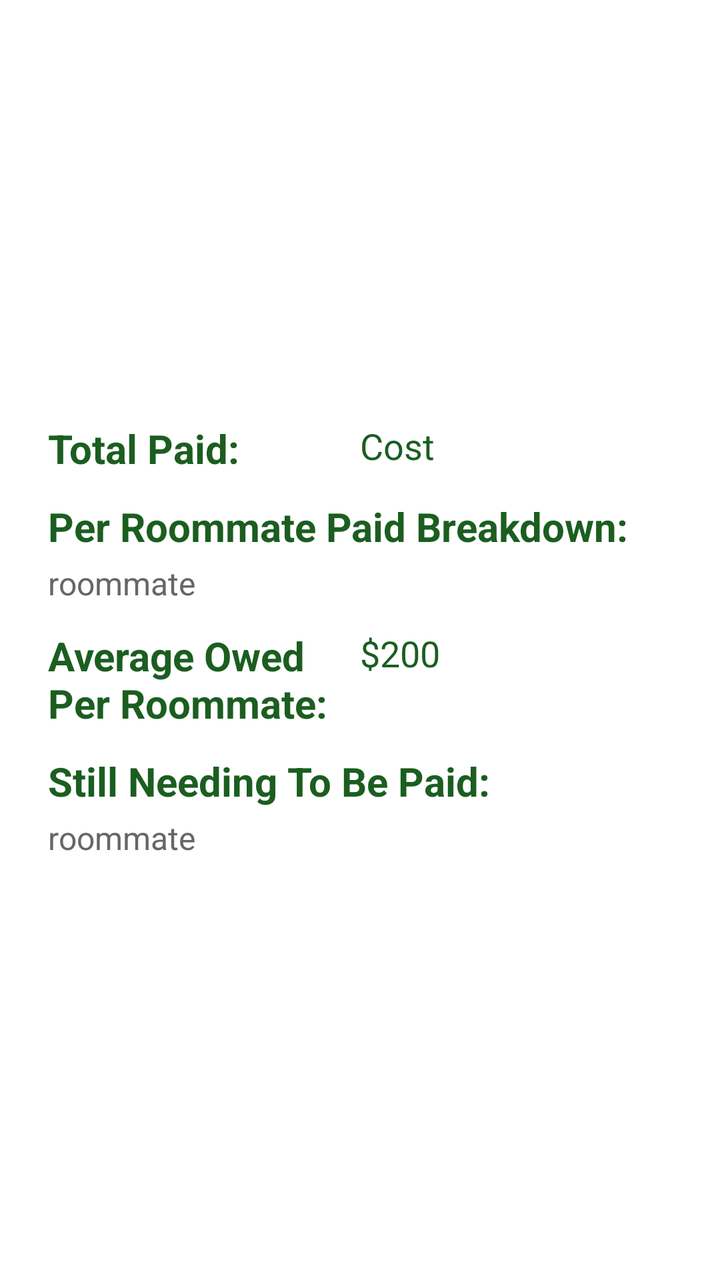
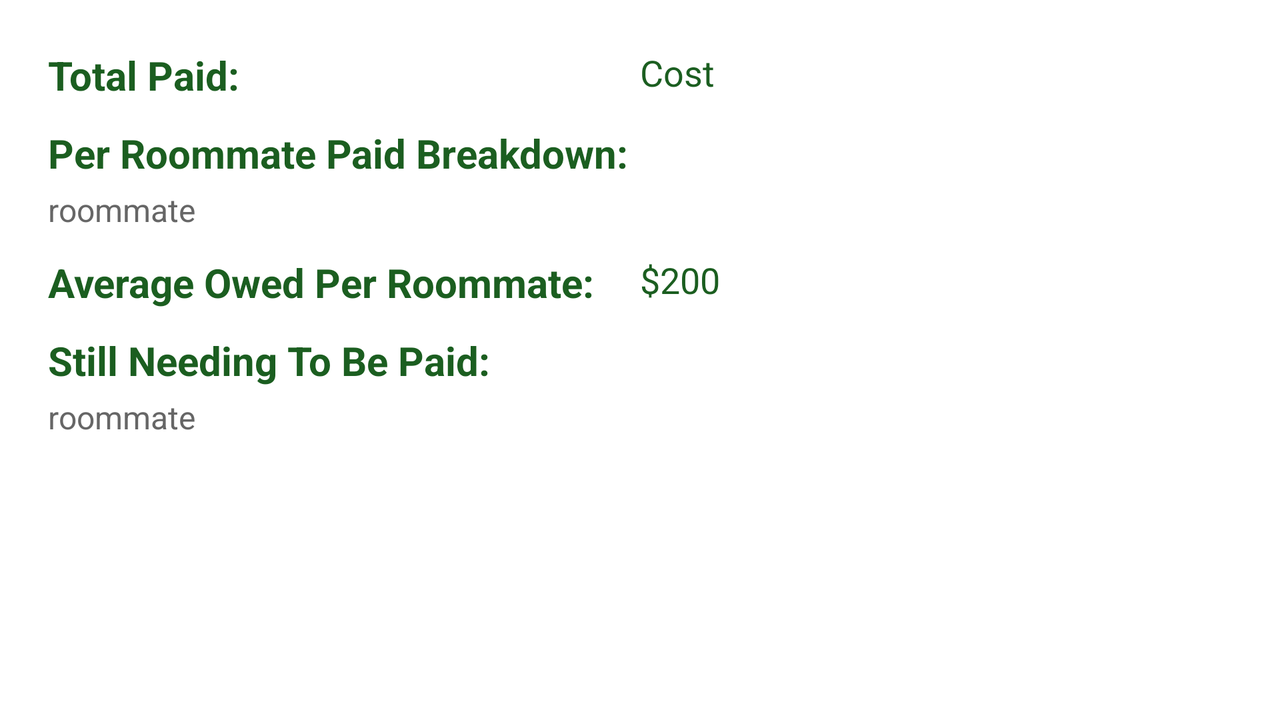

One screen, two layout resources from the same app: the default and the repository's alternative for another configuration. Each is rendered where Android would select it; the XML of both is given below.
<!-- AndroidManifest.xml: application theme Base.Theme.RoommateShoppingApp -->
<!-- res/layout/settle_cost_dialog.xml -->
<?xml version="1.0" encoding="utf-8"?>
<androidx.constraintlayout.widget.ConstraintLayout xmlns:android="http://schemas.android.com/apk/res/android"
    xmlns:app="http://schemas.android.com/apk/res-auto"
    xmlns:tools="http://schemas.android.com/tools"
    android:layout_width="match_parent"
    android:layout_height="match_parent"
    android:padding="24dp">

    <TextView
        android:id="@+id/text1"
        android:layout_width="0dp"
        android:layout_height="wrap_content"
        android:text="Total Paid: "
        android:textSize="20sp"
        android:textStyle="bold"
        app:layout_constraintBottom_toTopOf="@+id/text3"
        app:layout_constraintEnd_toStartOf="@+id/text2"
        app:layout_constraintStart_toStartOf="parent"
        app:layout_constraintTop_toTopOf="parent"
        app:layout_constraintVertical_chainStyle="packed" />

    <TextView
        android:id="@+id/text2"
        android:layout_width="0dp"
        android:layout_height="wrap_content"
        android:gravity="end"
        android:text="Cost"
        android:textAlignment="viewStart"
        android:textSize="18sp"
        app:layout_constraintEnd_toEndOf="parent"
        app:layout_constraintStart_toEndOf="@+id/text1"
        app:layout_constraintTop_toTopOf="@+id/text1" />

    <TextView
        android:id="@+id/text3"
        android:layout_width="match_parent"
        android:layout_height="wrap_content"
        android:layout_marginTop="12dp"
        android:text="Per Roommate Paid Breakdown:"
        android:textSize="20sp"
        android:textStyle="bold"
        app:layout_constraintBottom_toTopOf="@+id/text4"
        app:layout_constraintTop_toBottomOf="@+id/text1"
        tools:layout_editor_absoluteX="24dp" />

    <TextView
        android:id="@+id/text4"
        android:layout_width="match_parent"
        android:layout_height="wrap_content"
        android:layout_marginTop="4dp"
        android:text="roommate"
        android:textColor="#666666"
        android:textSize="16sp"
        app:layout_constraintBottom_toTopOf="@+id/text5"
        app:layout_constraintTop_toBottomOf="@+id/text3"
        tools:layout_editor_absoluteX="24dp" />

    <TextView
        android:id="@+id/text5"
        android:layout_width="0dp"
        android:layout_height="wrap_content"
        android:layout_marginTop="12dp"
        android:text="Average Owed Per Roommate:"
        android:textSize="20sp"
        android:textStyle="bold"
        app:layout_constraintBottom_toTopOf="@+id/text7"
        app:layout_constraintEnd_toStartOf="@+id/text6"
        app:layout_constraintStart_toStartOf="parent"
        app:layout_constraintTop_toBottomOf="@+id/text4" />

    <TextView
        android:id="@+id/text6"
        android:layout_width="0dp"
        android:layout_height="wrap_content"
        android:gravity="end"
        android:text="$200"
        android:textAlignment="viewStart"
        android:textSize="18sp"
        app:layout_constraintEnd_toEndOf="parent"
        app:layout_constraintStart_toEndOf="@+id/text5"
        app:layout_constraintTop_toTopOf="@+id/text5" />

    <TextView
        android:id="@+id/text7"
        android:layout_width="match_parent"
        android:layout_height="wrap_content"
        android:layout_marginTop="12dp"
        android:text="Still Needing To Be Paid:"
        android:textSize="20sp"
        android:textStyle="bold"
        app:layout_constraintBottom_toTopOf="@+id/text8"
        app:layout_constraintTop_toBottomOf="@+id/text5"
        tools:layout_editor_absoluteX="24dp" />

    <TextView
        android:id="@+id/text8"
        android:layout_width="match_parent"
        android:layout_height="wrap_content"
        android:layout_marginTop="4dp"
        android:text="roommate"
        android:textColor="#666666"
        android:textSize="16sp"
        app:layout_constraintBottom_toBottomOf="parent"
        app:layout_constraintTop_toBottomOf="@+id/text7"
        tools:layout_editor_absoluteX="24dp" />

</androidx.constraintlayout.widget.ConstraintLayout>
<!-- resources referenced by this layout -->
<resources>
  <style name="Base.Theme.RoommateShoppingApp" parent="Theme.MaterialComponents.DayNight.DarkActionBar">
          
          
          
          <item name="colorPrimary">@color/green</item>
          <item name="colorPrimaryVariant">@color/green_dark</item>
          <item name="colorOnPrimary">@color/white</item>
  
          
          <item name="colorSecondary">@color/green_dark</item>
          <item name="colorSecondaryVariant">@color/green_dark</item>
          <item name="colorOnSecondary">@color/black</item>
  
          
          <item name="colorControlActivated">@color/green_dark</item>
  
          
          <item name="android:statusBarColor" tools:targetApi="l">?attr/colorPrimaryVariant</item>
  
          <item name="android:windowBackground">@color/white</item>
          <item name="android:editTextColor">@color/green</item>
  
          <item name="colorOnBackground">@color/green</item>
          <item name="colorSurface">@color/green</item>
  
          <item name="android:textColorPrimary">@color/green</item>
          <item name="android:textColorSecondary">@color/green</item>
          <item name="android:textColorTertiary">@color/green</item>
          <item name="android:textColorLink">@color/green_dark</item>
          <item name="android:textColorHint">@color/green_light</item>
  
          <item name="android:backgroundDimAmount">0.6</item>
          <item name="android:backgroundDimEnabled">true</item>
      </style>
  <color name="green">#1B5E20</color>
  <color name="green_dark">#003300</color>
  <color name="white">#FFFFFFFF</color>
  <color name="black">#FF000000</color>
  <color name="green_light">#A5D6A7</color>
</resources>
<!-- res/layout-land/settle_cost_dialog.xml (the repository's variant of the layout above) -->
<!-- drawn on the phone turned sideways -->
<?xml version="1.0" encoding="utf-8"?>
<androidx.constraintlayout.widget.ConstraintLayout xmlns:android="http://schemas.android.com/apk/res/android"
    xmlns:app="http://schemas.android.com/apk/res-auto"
    xmlns:tools="http://schemas.android.com/tools"
    android:layout_width="match_parent"
    android:layout_height="match_parent"
    android:padding="24dp">

    <ScrollView
        android:layout_width="match_parent"
        android:layout_height="match_parent"
        tools:layout_editor_absoluteY="550dp">

        <androidx.constraintlayout.widget.ConstraintLayout
            android:layout_width="match_parent"
            android:layout_height="wrap_content" >

            <TextView
                android:id="@+id/text1"
                android:layout_width="0dp"
                android:layout_height="wrap_content"
                android:text="Total Paid: "
                android:textSize="20sp"
                android:textStyle="bold"
                app:layout_constraintBottom_toTopOf="@+id/text3"
                app:layout_constraintEnd_toStartOf="@+id/text2"
                app:layout_constraintStart_toStartOf="parent"
                app:layout_constraintTop_toTopOf="parent"
                app:layout_constraintVertical_chainStyle="packed" />

            <TextView
                android:id="@+id/text2"
                android:layout_width="0dp"
                android:layout_height="wrap_content"
                android:gravity="end"
                android:text="Cost"
                android:textAlignment="viewStart"
                android:textSize="18sp"
                app:layout_constraintEnd_toEndOf="parent"
                app:layout_constraintStart_toEndOf="@+id/text1"
                app:layout_constraintTop_toTopOf="@+id/text1" />

            <TextView
                android:id="@+id/text3"
                android:layout_width="match_parent"
                android:layout_height="wrap_content"
                android:layout_marginTop="12dp"
                android:text="Per Roommate Paid Breakdown:"
                android:textSize="20sp"
                android:textStyle="bold"
                app:layout_constraintBottom_toTopOf="@+id/text4"
                app:layout_constraintTop_toBottomOf="@+id/text1"
                tools:layout_editor_absoluteX="24dp" />

            <TextView
                android:id="@+id/text4"
                android:layout_width="match_parent"
                android:layout_height="wrap_content"
                android:layout_marginTop="4dp"
                android:text="roommate"
                android:textColor="#666666"
                android:textSize="16sp"
                app:layout_constraintBottom_toTopOf="@+id/text5"
                app:layout_constraintTop_toBottomOf="@+id/text3"
                tools:layout_editor_absoluteX="24dp" />

            <TextView
                android:id="@+id/text5"
                android:layout_width="0dp"
                android:layout_height="wrap_content"
                android:layout_marginTop="12dp"
                android:text="Average Owed Per Roommate:"
                android:textSize="20sp"
                android:textStyle="bold"
                app:layout_constraintBottom_toTopOf="@+id/text7"
                app:layout_constraintEnd_toStartOf="@+id/text6"
                app:layout_constraintStart_toStartOf="parent"
                app:layout_constraintTop_toBottomOf="@+id/text4" />

            <TextView
                android:id="@+id/text6"
                android:layout_width="0dp"
                android:layout_height="wrap_content"
                android:gravity="end"
                android:text="$200"
                android:textAlignment="viewStart"
                android:textSize="18sp"
                app:layout_constraintEnd_toEndOf="parent"
                app:layout_constraintStart_toEndOf="@+id/text5"
                app:layout_constraintTop_toTopOf="@+id/text5" />

            <TextView
                android:id="@+id/text7"
                android:layout_width="match_parent"
                android:layout_height="wrap_content"
                android:layout_marginTop="12dp"
                android:text="Still Needing To Be Paid:"
                android:textSize="20sp"
                android:textStyle="bold"
                app:layout_constraintBottom_toTopOf="@+id/text8"
                app:layout_constraintTop_toBottomOf="@+id/text5"
                tools:layout_editor_absoluteX="24dp" />

            <TextView
                android:id="@+id/text8"
                android:layout_width="match_parent"
                android:layout_height="wrap_content"
                android:layout_marginTop="4dp"
                android:text="roommate"
                android:textColor="#666666"
                android:textSize="16sp"
                app:layout_constraintBottom_toBottomOf="parent"
                app:layout_constraintTop_toBottomOf="@+id/text7"
                tools:layout_editor_absoluteX="24dp" />
        </androidx.constraintlayout.widget.ConstraintLayout>
    </ScrollView>

</androidx.constraintlayout.widget.ConstraintLayout>
